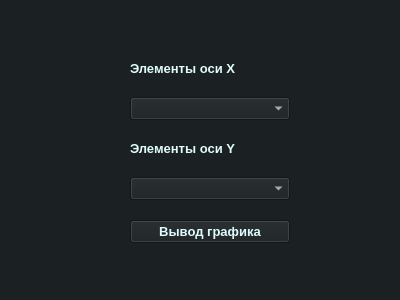
<?xml version="1.0" encoding="UTF-8"?>
<ui version="4.0">
 <class>Form</class>
 <widget class="QWidget" name="Form">
  <property name="geometry">
   <rect>
    <x>0</x>
    <y>0</y>
    <width>400</width>
    <height>300</height>
   </rect>
  </property>
  <property name="sizePolicy">
   <sizepolicy hsizetype="Preferred" vsizetype="Preferred">
    <horstretch>0</horstretch>
    <verstretch>0</verstretch>
   </sizepolicy>
  </property>
  <property name="windowTitle">
   <string>Form</string>
  </property>
  <property name="styleSheet">
   <string notr="true">QWidget {
	color: #E0FBFC;
	background-color: #1b2022;
	font-size: 10pt;
	font-weight: 600;
}</string>
  </property>
  <widget class="QWidget" name="verticalLayoutWidget">
   <property name="geometry">
    <rect>
     <x>130</x>
     <y>60</y>
     <width>160</width>
     <height>183</height>
    </rect>
   </property>
   <layout class="QVBoxLayout" name="verticalLayout">
    <property name="spacing">
     <number>20</number>
    </property>
    <item>
     <widget class="QLabel" name="label">
      <property name="text">
       <string>Элементы оси X</string>
      </property>
     </widget>
    </item>
    <item>
     <widget class="QComboBox" name="combo22"/>
    </item>
    <item>
     <widget class="QLabel" name="label_2">
      <property name="text">
       <string>Элементы оси Y</string>
      </property>
     </widget>
    </item>
    <item>
     <widget class="QComboBox" name="combo21"/>
    </item>
    <item>
     <widget class="QPushButton" name="pushButton">
      <property name="text">
       <string>Вывод графика</string>
      </property>
     </widget>
    </item>
   </layout>
  </widget>
 </widget>
 <resources/>
 <connections/>
</ui>
